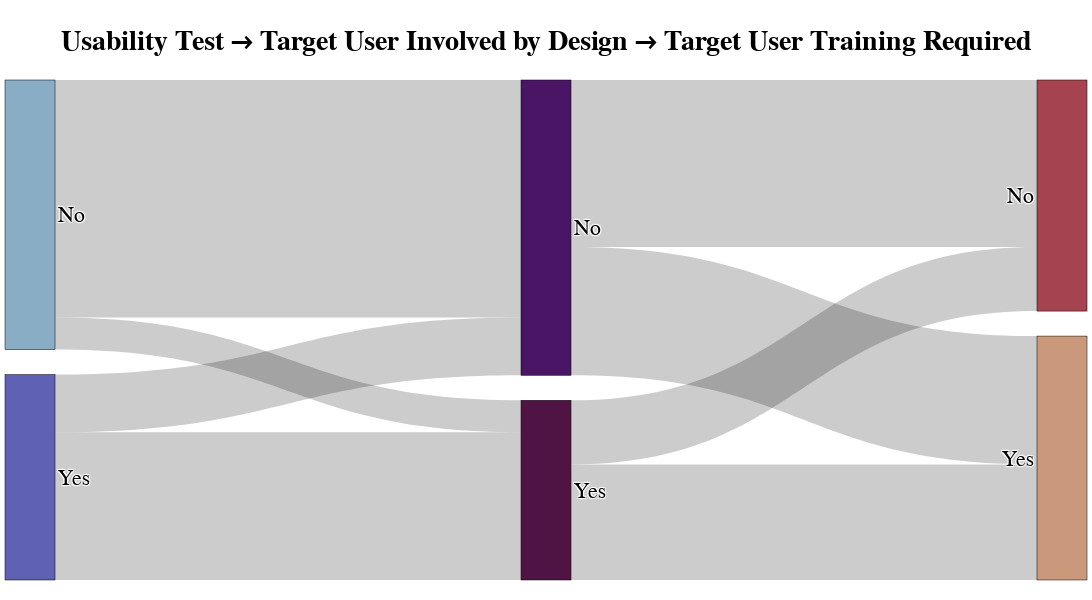

Here is the notebook cell this chart was saved with:
### Code cell
# Count occurrences of (Usability → Target User Involved by Design) and (Target User Involved by Design → User Training)
df_counts_1 = df.groupby(["Usability", "Target User Involved by Design"]).size().reset_index(name="Count")
df_counts_2 = df.groupby(["Target User Involved by Design", "User Training"]).size().reset_index(name="Count")

# Add prefixes to differentiate nodes
df_counts_1["Usability"] = "Usability: " + df_counts_1["Usability"]
df_counts_1["Target User Involved by Design"] = "Design: " + df_counts_1["Target User Involved by Design"]
df_counts_2["Target User Involved by Design"] = "Design: " + df_counts_2["Target User Involved by Design"]
df_counts_2["User Training"] = "Training: " + df_counts_2["User Training"]

# Create unique category list combining all three columns
categories = pd.unique(pd.concat([df_counts_1["Usability"], df_counts_1["Target User Involved by Design"], df_counts_2["User Training"]])).tolist()

# Map categories to numerical indices
category_map = {category: i for i, category in enumerate(categories)}

# Convert Usability, Target User Involved by Design, and User Training to numerical indices
df_counts_1["Usability"] = df_counts_1["Usability"].map(category_map)
df_counts_1["Target User Involved by Design"] = df_counts_1["Target User Involved by Design"].map(category_map)
df_counts_2["Target User Involved by Design"] = df_counts_2["Target User Involved by Design"].map(category_map)
df_counts_2["User Training"] = df_counts_2["User Training"].map(category_map)

# Combine the two dataframes to create source-target-value lists
source = df_counts_1["Usability"].tolist() + df_counts_2["Target User Involved by Design"].tolist()
target = df_counts_1["Target User Involved by Design"].tolist() + df_counts_2["User Training"].tolist()
values = df_counts_1["Count"].tolist() + df_counts_2["Count"].tolist()

# Create the Sankey diagram
fig = go.Figure(go.Sankey(
    node=dict(pad=25,
        thickness=50,
        line=dict(color="black", width=0.5),
        label=[c.replace("Usability: ", "").replace("Design: ", "").replace("Training: ", "") for c in categories],  # Clean display labels
        color=sns.color_palette('twilight', n_colors=len(categories)).as_hex()
    ),
    link=dict(
        source=source,
        target=target,
        value=values
    )
))

# Customize layout
fig.update_layout(
    title=dict(
        text="Usability Test → Target User Involved by Design → Target User Training Required",
        font=dict(size=28, family="Arial", color="black", weight="bold"),
        x=0.5,  # Center title
        y=0.95
    ),
    font=dict(size=22, family="Arial", color="black"),
    autosize=False,
    width=1100,
    height=600,
    margin=dict(l=5, r=5, t=80, b=20)  # Increase top margin to prevent overlap
)

# Save PDF
fig.write_image("plots/usability_design_usertr_sankey.pdf", scale=4)

print(df_counts_1)
print(df_counts_2)

# Show the Sankey diagram
fig.show()

### Figure 1 — Plotly figure (JSON) as saved in the notebook; plotly's stock layout.template omitted (floating-point values rounded to 4 significant figures)
{"data": [{"link": {"source": [0, 0, 1, 1, 2, 2, 3, 3], "target": [2, 3, 2, 3, 4, 5, 4, 5], "value": [37, 5, 9, 23, 26, 20, 10, 18]}, "node": {"color": ["#89adc5", "#5f61b4", "#491564", "#501444", "#a54350", "#ca997c"], "label": ["No", "Yes", "No", "Yes", "No", "Yes"], "line": {"color": "black", "width": 0.5}, "pad": 25, "thickness": 50}, "type": "sankey"}], "layout": {"autosize": false, "font": {"color": "black", "family": "Arial", "size": 22}, "height": 600, "margin": {"b": 20, "l": 5, "r": 5, "t": 80}, "title": {"font": {"color": "black", "family": "Arial", "size": 28, "weight": "bold"}, "text": "Usability Test → Target User Involved by Design → Target User Training Required", "x": 0.5, "y": 0.95}, "width": 1100}}
